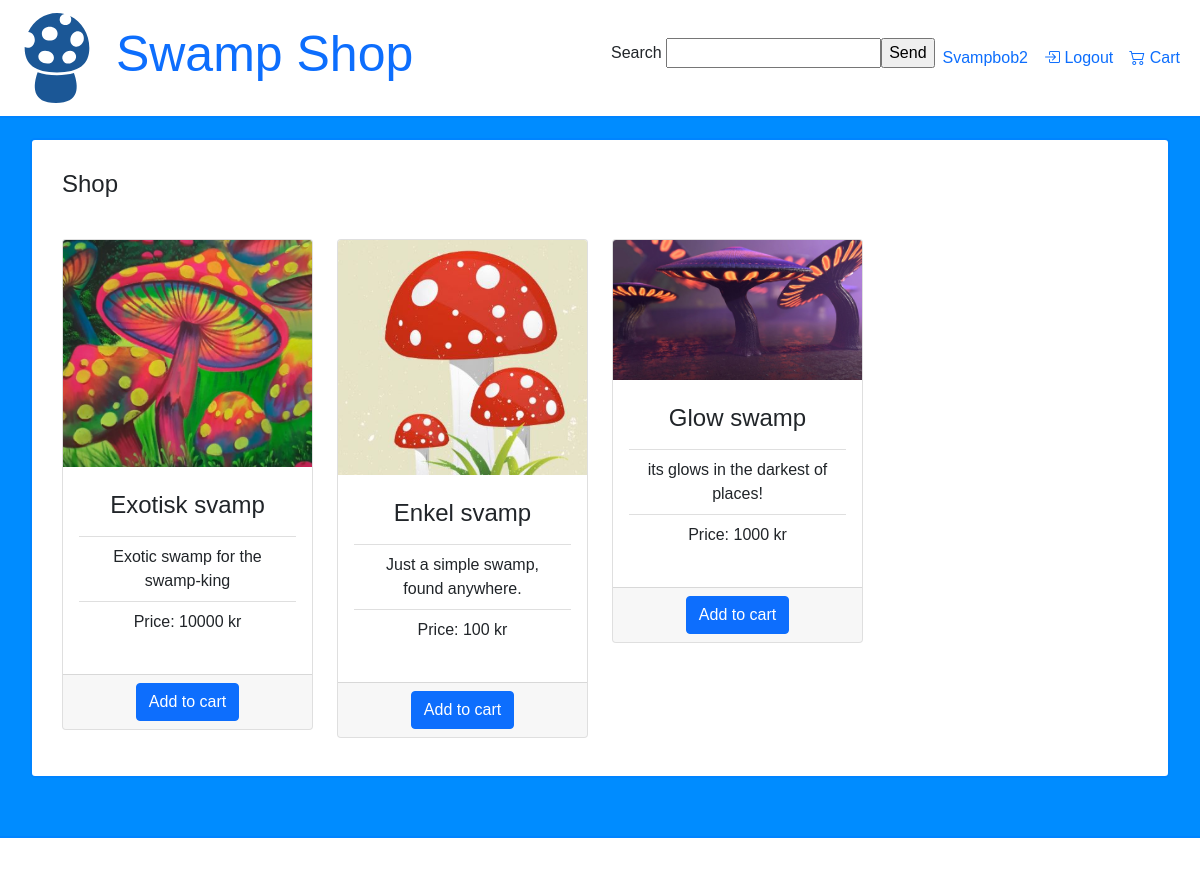
/index.php (signed in), run on the app's committed database.
### tables this page shows
CREATE TABLE products (
  id INTEGER NOT NULL UNIQUE AUTO_INCREMENT,
  product_name VARCHAR(255) NOT NULL UNIQUE,
  price FLOAT NOT NULL,
  description VARCHAR(255) NOT NULL,
  img VARCHAR(255),
  PRIMARY KEY (id)
);

### index.php (the view, shortened to what this page needs)
<?php
global $link;
if (isset($_GET['search_form_submit'])) {
	$searched = $_GET['search'];
	$sql = "SELECT * FROM products WHERE product_name LIKE CONCAT( '%',?,'%')";
	if ($stmt = mysqli_prepare($link, $sql)) {
		mysqli_stmt_bind_param($stmt, "s", $param_searched);
		$param_searched = trim($_GET["search"]);
	}
} else {
	$sql = "SELECT * FROM products";
	$stmt = mysqli_prepare($link, $sql);
}
mysqli_stmt_execute($stmt);
$result = mysqli_stmt_get_result($stmt);
if (mysqli_num_rows($result) > 0) {
	while ($row = mysqli_fetch_array($result)) {
		$products[] = $row;
	}
}
?>
<!DOCTYPE html>
<html lang="en">
<head>
	<link href="https://cdn.jsdelivr.net/npm/bootstrap@5.1.1/dist/css/bootstrap.min.css" rel="stylesheet">
	<link href="./css/master.css?v=<?php echo time(); ?>" rel="stylesheet" type="text/css" />
	<link rel="stylesheet" href="https://cdn.jsdelivr.net/npm/bootstrap-icons@1.5.0/font/bootstrap-icons.css">
</head>
<body>
	<?php
	include 'navbar.php';
	?>
	<div class="container">
		<h4>Shop</h4>
		<div class="row py-2">
			<?php if (!(empty($products))) {
				foreach ($products as $product) : ?>
					<div class=" col-12 col-md-6 col-lg-5 col-xl-3 ">
						<form action="" method="post" name="shopping_cart">
							<div class="card-group mt-4">
								<div class="card" style="width: 18rem;">
									<div>
										<?php
										echo "<img src='resource/img/" . $product['img'] . '.jpg' . " ' alt='error' class='card-img-top'>";
										?>
									</div>
									<div class="card-body">
										<ul class="list-group list-group-flush">
											<li class="list-group-item">
												<h4><?php echo $product['product_name'] ?></h4>
											</li>
											<li class="list-group-item">
												<p id="description" class="card-text"><?php echo $product['description'] ?></p>
											</li>
											<li class="list-group-item">
												<p><span class="price">Price: <?php echo $product['price'] . ' kr' ?></span></p>
											</li>
										</ul>
									</div>
									<div class="card-footer">
										<input class="btn btn-primary align-self-end" name="add_to_cart" type="submit" value="Add to cart">
									</div>
								</div>
							</div>
						</form>
					</div>
			<?php endforeach;
			} ?>
		</div>
	</div>
	<footer class="page-footer">
		<p>Security Shop</p>
	</footer>
</body>
</html>

### css/master.css (style rules this page uses)
body { padding: 0; margin: 0; background-color: rgb(0, 140, 255); font-family: sans-serif; }
.container { margin-top: 20px; background-color: rgb(255, 255, 255); padding: 10px; border-radius:5px; padding: 30px; margin-bottom: 100px; border: 2px solid rgb(0, 132, 255); }
.page-footer { background-color: white; position: fixed; left: 0; bottom: 0; width: 100%; color: white; text-align: center; border-top: 2px solid rgb(0, 132, 255); }
.card-img-top { width: 100%; object-fit: cover; }
.card-group { text-align: center; }
.card { transition: 0.5s ease; }
.card li { background-color: transparent; }

### data on the page
products: img (picture), product_name "Exotisk svamp", description "Exotic swamp for the swamp-king", price "10000"
products: img (picture), product_name "Enkel svamp", description "Just a simple swamp, found anywhere.", price "100"
products: img (picture), product_name "Glow swamp", description "its glows in the darkest of places!", price "1000"

### other printed values
$_SESSION['name'] "Svampbob2"
